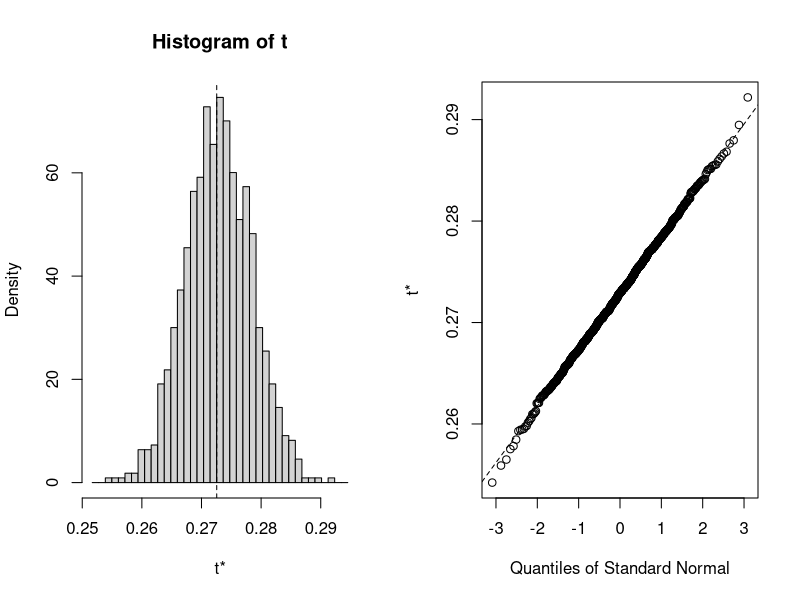
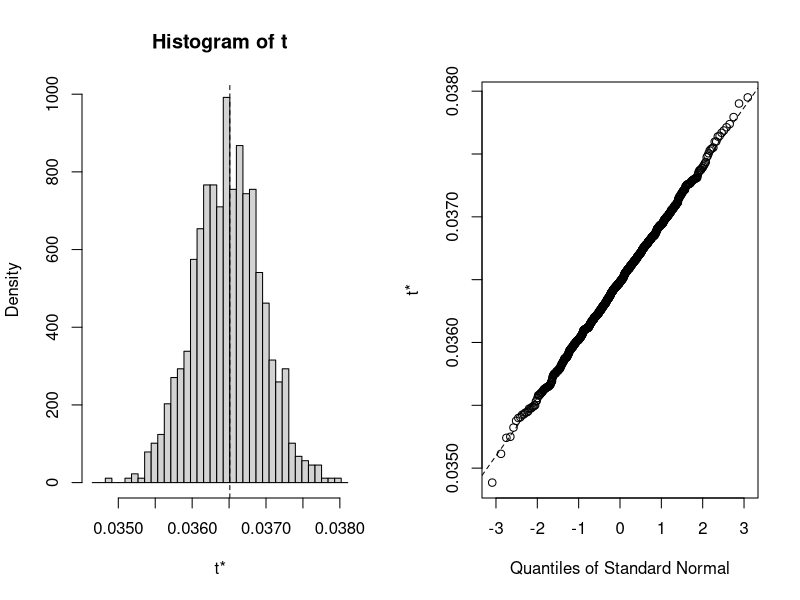
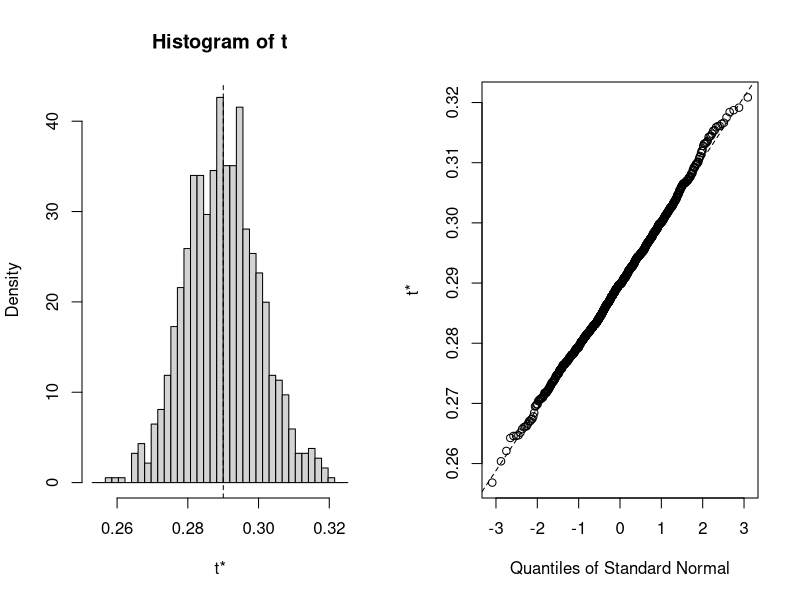
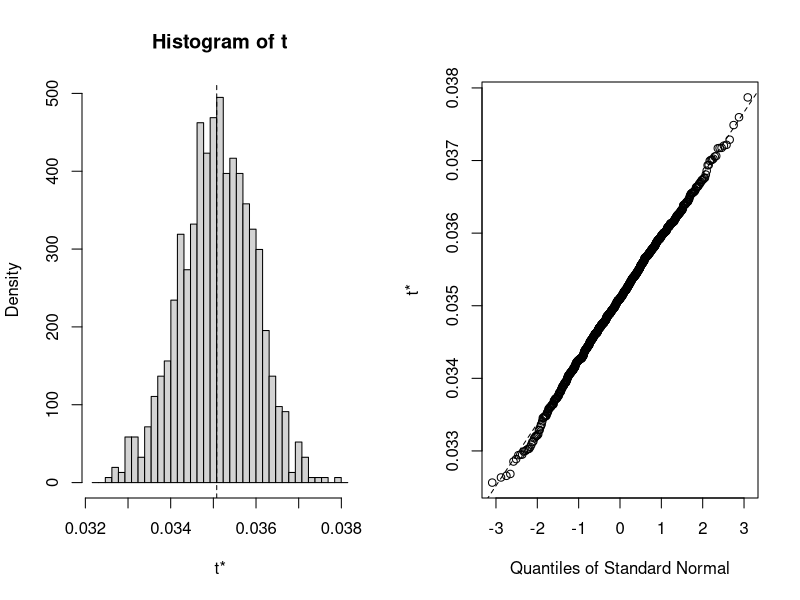
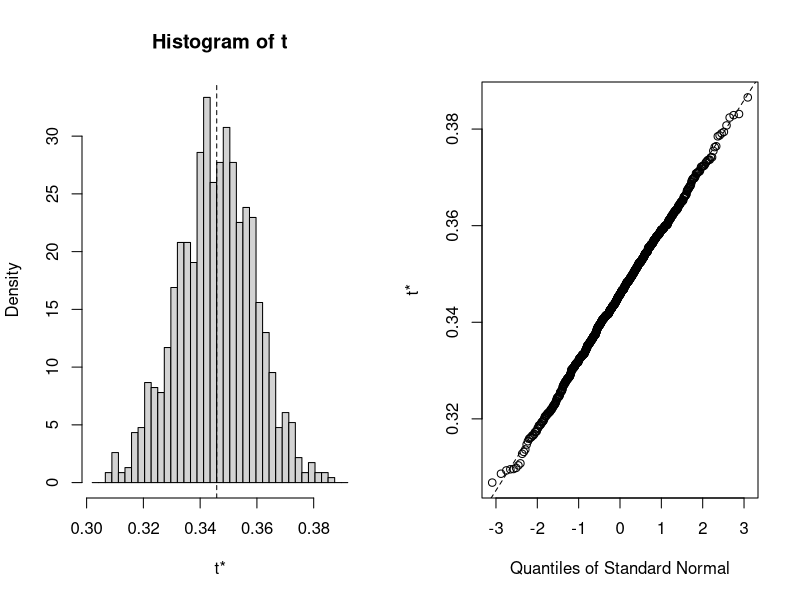
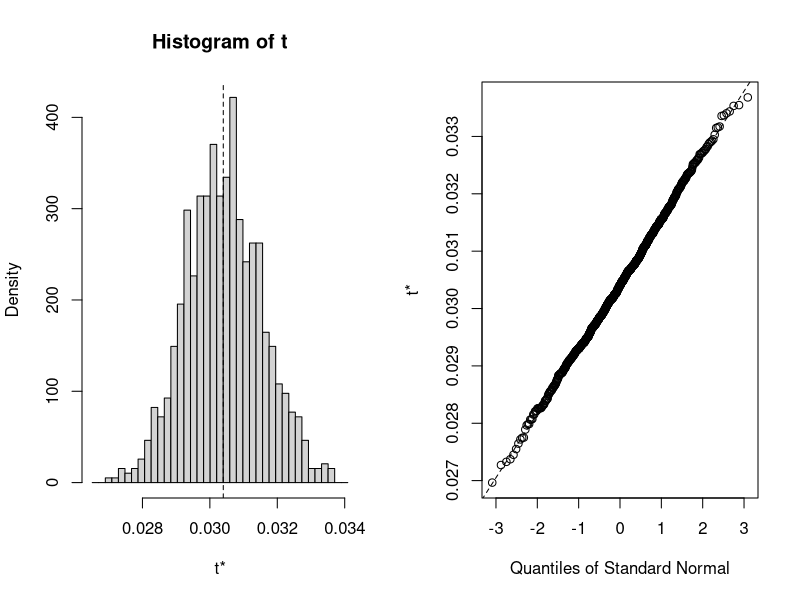
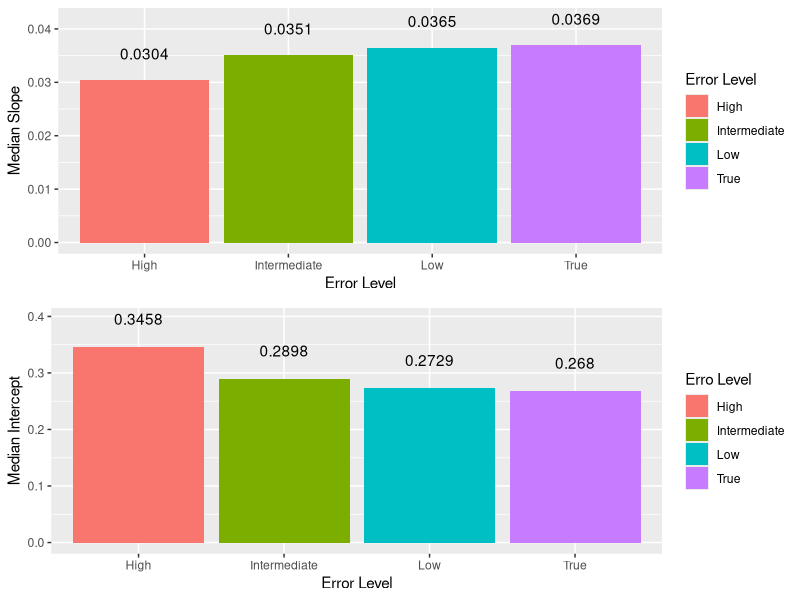

Write the R code that produced these figures, in order.
## ---- chunk 1
knitr::opts_chunk$set(echo = TRUE, warning = FALSE, message = FALSE)

library(tidyverse)
library(dplyr)
library(ggplot2)
library(boot)
library(gridExtra)
## ---- chunk 2
data_low <- read_csv("../Data/Dataset_S1.csv")
data_intermediate <- read_csv("../Data/Dataset_S2.csv")
data_high <- read_csv("../Data/Dataset_S3.csv")
## ---- chunk 3
# https://www.statmethods.net/advstats/bootstrapping.html
# Boot library docs
# calculate the Intercept
OLS_Intercept <- function(formula, data, indices) {
  d <- data[indices,]                   # allows boot to select sample
  fit <- lm(formula, data=d)            # the OLS model
  return (coef(fit)[1])                 # get intercept
}

# calculate the slope
OLS_slope <- function(formula, data, indices) {
  d <- data[indices,]                   # allows boot to select sample
  fit <- lm(formula, data=d)            # the OLS model
  return (coef(fit)[2])                 # get slope
}

## ---- chunk 4

# set seed for production
set.seed(1234)

# bootstrapping with 1000 replications
results_Intercept <- boot(data=data_low, 
                statistic=OLS_Intercept,
                R=1000,
                formula=D47~Temperature)

plot(results_Intercept)

median_Intercept_low <- median(results_Intercept$t)
print(boot.ci(results_Intercept, type="bca"))
cat("Mean Intercept:", median_Intercept_low)


## ---- chunk 5
# use the same seed to keep same results
set.seed(1234)

# bootstrapping with 1000 replications
results_Slope <- boot(data=data_low, 
                statistic=OLS_slope,
                R=1000,
                formula=D47~Temperature)

plot(results_Slope)

median_Slope_low <- median(results_Slope$t)

print(boot.ci(results_Slope, type="bca"))
cat("Mean Slope:", median_Slope_low)

## ---- chunk 6

# set seed for production
set.seed(1234)

# bootstrapping with 1000 replications
results_Intercept <- boot(data=data_intermediate, 
                statistic=OLS_Intercept,
                R=1000,
                formula=D47~Temperature)

plot(results_Intercept)

median_Intercept_Intermediate <- median(results_Intercept$t)

print(boot.ci(results_Intercept, type="bca"))
cat("Mean Intercept:", median_Intercept_Intermediate)


## ---- chunk 7
# use the same seed to keep same results
set.seed(1234)

# bootstrapping with 1000 replications
results_Slope <- boot(data=data_intermediate, 
                statistic=OLS_slope,
                R=1000,
                formula=D47~Temperature)

plot(results_Slope)

median_Slope_Intermediate <- median(results_Slope$t)

print(boot.ci(results_Slope, type="bca"))
cat("Mean Slope:", median_Slope_Intermediate)

## ---- chunk 8

# set seed for production
set.seed(1234)

# bootstrapping with 1000 replications
results_Intercept <- boot(data=data_high, 
                statistic=OLS_Intercept,
                R=1000,
                formula=D47~Temperature)

plot(results_Intercept)

median_Intercept_high <- median(results_Intercept$t)
print(boot.ci(results_Intercept, type="bca"))
cat("Mean Intercept:", median_Intercept_high)


## ---- chunk 9
# use the same seed to keep same results
set.seed(1234)

# bootstrapping with 1000 replications
results_Slope <- boot(data=data_high, 
                statistic=OLS_slope,
                R=1000,
                formula=D47~Temperature)

plot(results_Slope)

median_Slope_high <- median(results_Slope$t)

print(boot.ci(results_Slope, type="bca"))
cat("Mean Slope:", median_Slope_high)

## ---- chunk 10
# integrate variables into the lists
DataNames <- c('Low', 'Intermediate', 'High', 'True')
Slopes <- c(median_Slope_low, median_Slope_Intermediate, median_Slope_high, 0.0369)
Intercepts <- c(median_Intercept_low, median_Intercept_Intermediate, median_Intercept_high, 0.268)

OLS_results <- do.call(rbind, Map(data.frame, name=DataNames, Slopes=Slopes, Intercepts=Intercepts))

Slopes_plot <- OLS_results %>% 
  ggplot(aes(x = name, y = Slopes,fill = name)) +
  geom_col() +
  geom_text(aes(label = round(Slopes, 4), y = Slopes + 0.005)) +
  labs(x = "Error Level",
       y = "Median Slope",
       fill = "Error Level")

Intercepts_plot <- OLS_results %>% 
  ggplot(aes(x = name, y = Intercepts ,fill = name)) +
  geom_col() +
  geom_text(aes(label = round(Intercepts, 4), y = Intercepts + 0.05)) +
  labs(x = "Error Level",
       y = "Median Intercept",
       fill = "Erro Level")

grid.arrange(Slopes_plot, Intercepts_plot, nrow = 2)
